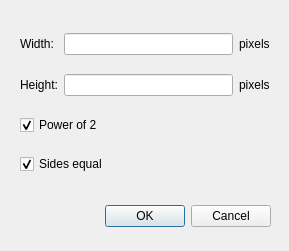
<?xml version="1.0" encoding="UTF-8"?>
<ui version="4.0">
 <class>SettingDialog</class>
 <widget class="QDialog" name="SettingDialog">
  <property name="geometry">
   <rect>
    <x>0</x>
    <y>0</y>
    <width>289</width>
    <height>251</height>
   </rect>
  </property>
  <property name="sizePolicy">
   <sizepolicy hsizetype="Fixed" vsizetype="Fixed">
    <horstretch>0</horstretch>
    <verstretch>0</verstretch>
   </sizepolicy>
  </property>
  <property name="windowTitle">
   <string>Image size setting</string>
  </property>
  <widget class="QDialogButtonBox" name="buttonBox">
   <property name="geometry">
    <rect>
     <x>-70</x>
     <y>200</y>
     <width>341</width>
     <height>32</height>
    </rect>
   </property>
   <property name="sizePolicy">
    <sizepolicy hsizetype="Minimum" vsizetype="Minimum">
     <horstretch>0</horstretch>
     <verstretch>0</verstretch>
    </sizepolicy>
   </property>
   <property name="minimumSize">
    <size>
     <width>341</width>
     <height>32</height>
    </size>
   </property>
   <property name="maximumSize">
    <size>
     <width>341</width>
     <height>32</height>
    </size>
   </property>
   <property name="orientation">
    <enum>Qt::Horizontal</enum>
   </property>
   <property name="standardButtons">
    <set>QDialogButtonBox::Cancel|QDialogButtonBox::Ok</set>
   </property>
  </widget>
  <widget class="QWidget" name="gridLayoutWidget">
   <property name="geometry">
    <rect>
     <x>20</x>
     <y>20</y>
     <width>250</width>
     <height>171</height>
    </rect>
   </property>
   <layout class="QGridLayout" name="gridLayout">
    <item row="3" column="0" colspan="2">
     <widget class="QCheckBox" name="chkEqual">
      <property name="text">
       <string>Sides equal</string>
      </property>
      <property name="checked">
       <bool>true</bool>
      </property>
     </widget>
    </item>
    <item row="1" column="1">
     <widget class="QLineEdit" name="txtHeight">
      <property name="inputMethodHints">
       <set>Qt::ImhDigitsOnly</set>
      </property>
     </widget>
    </item>
    <item row="0" column="1">
     <widget class="QLineEdit" name="txtWidth">
      <property name="inputMethodHints">
       <set>Qt::ImhDigitsOnly</set>
      </property>
     </widget>
    </item>
    <item row="2" column="0" colspan="2">
     <widget class="QCheckBox" name="chkPower">
      <property name="text">
       <string>Power of 2</string>
      </property>
      <property name="checked">
       <bool>true</bool>
      </property>
     </widget>
    </item>
    <item row="0" column="0">
     <widget class="QLabel" name="label_1">
      <property name="text">
       <string>Width:</string>
      </property>
     </widget>
    </item>
    <item row="1" column="2">
     <widget class="QLabel" name="label_3">
      <property name="text">
       <string>pixels</string>
      </property>
     </widget>
    </item>
    <item row="0" column="2">
     <widget class="QLabel" name="label_2">
      <property name="text">
       <string>pixels</string>
      </property>
     </widget>
    </item>
    <item row="1" column="0">
     <widget class="QLabel" name="label_4">
      <property name="text">
       <string>Height:</string>
      </property>
     </widget>
    </item>
   </layout>
  </widget>
 </widget>
 <tabstops>
  <tabstop>txtWidth</tabstop>
  <tabstop>txtHeight</tabstop>
  <tabstop>chkPower</tabstop>
  <tabstop>chkEqual</tabstop>
  <tabstop>buttonBox</tabstop>
 </tabstops>
 <resources/>
 <connections>
  <connection>
   <sender>buttonBox</sender>
   <signal>accepted()</signal>
   <receiver>SettingDialog</receiver>
   <slot>accept()</slot>
   <hints>
    <hint type="sourcelabel">
     <x>248</x>
     <y>254</y>
    </hint>
    <hint type="destinationlabel">
     <x>157</x>
     <y>274</y>
    </hint>
   </hints>
  </connection>
  <connection>
   <sender>buttonBox</sender>
   <signal>rejected()</signal>
   <receiver>SettingDialog</receiver>
   <slot>reject()</slot>
   <hints>
    <hint type="sourcelabel">
     <x>316</x>
     <y>260</y>
    </hint>
    <hint type="destinationlabel">
     <x>286</x>
     <y>274</y>
    </hint>
   </hints>
  </connection>
 </connections>
</ui>
